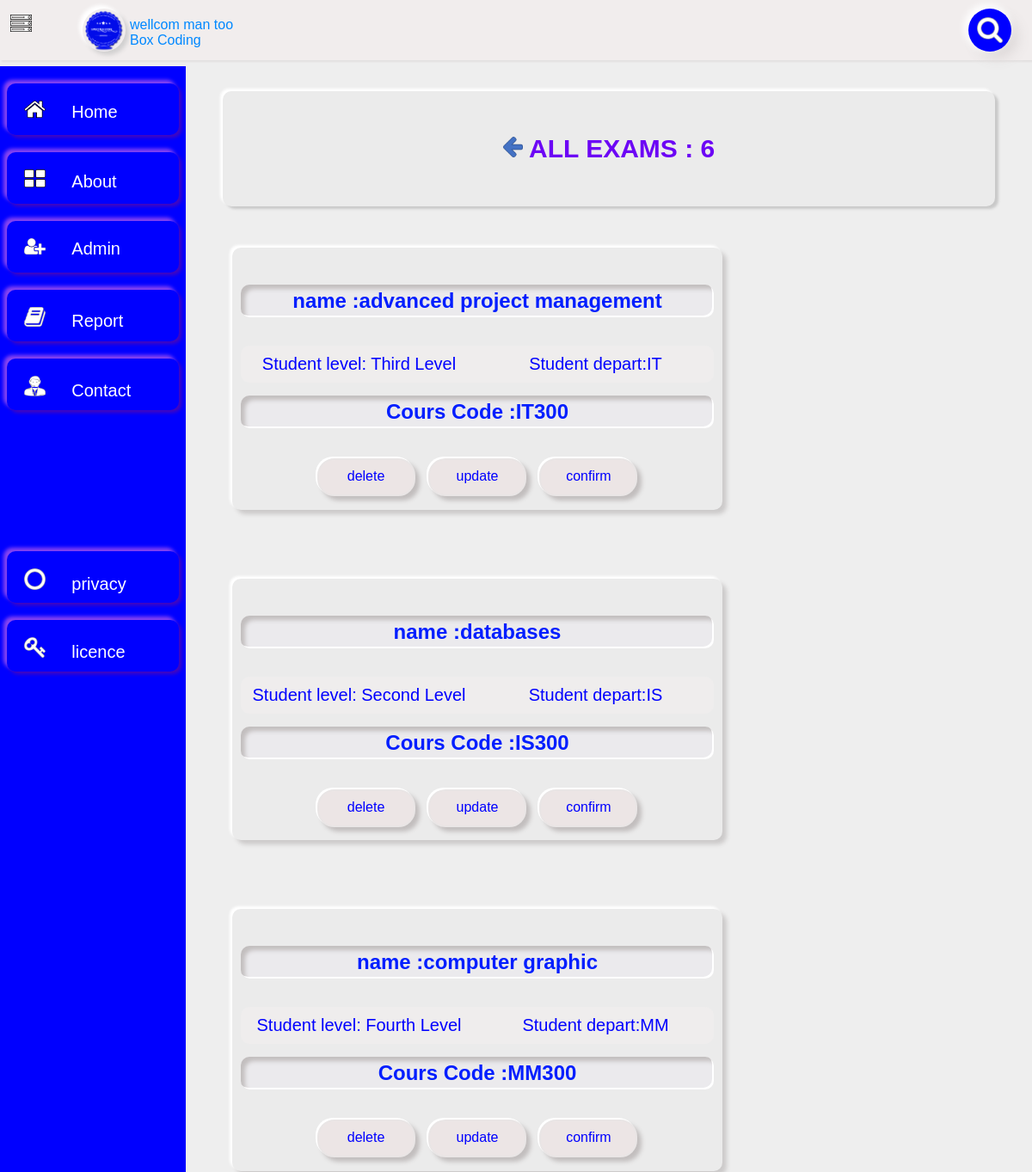
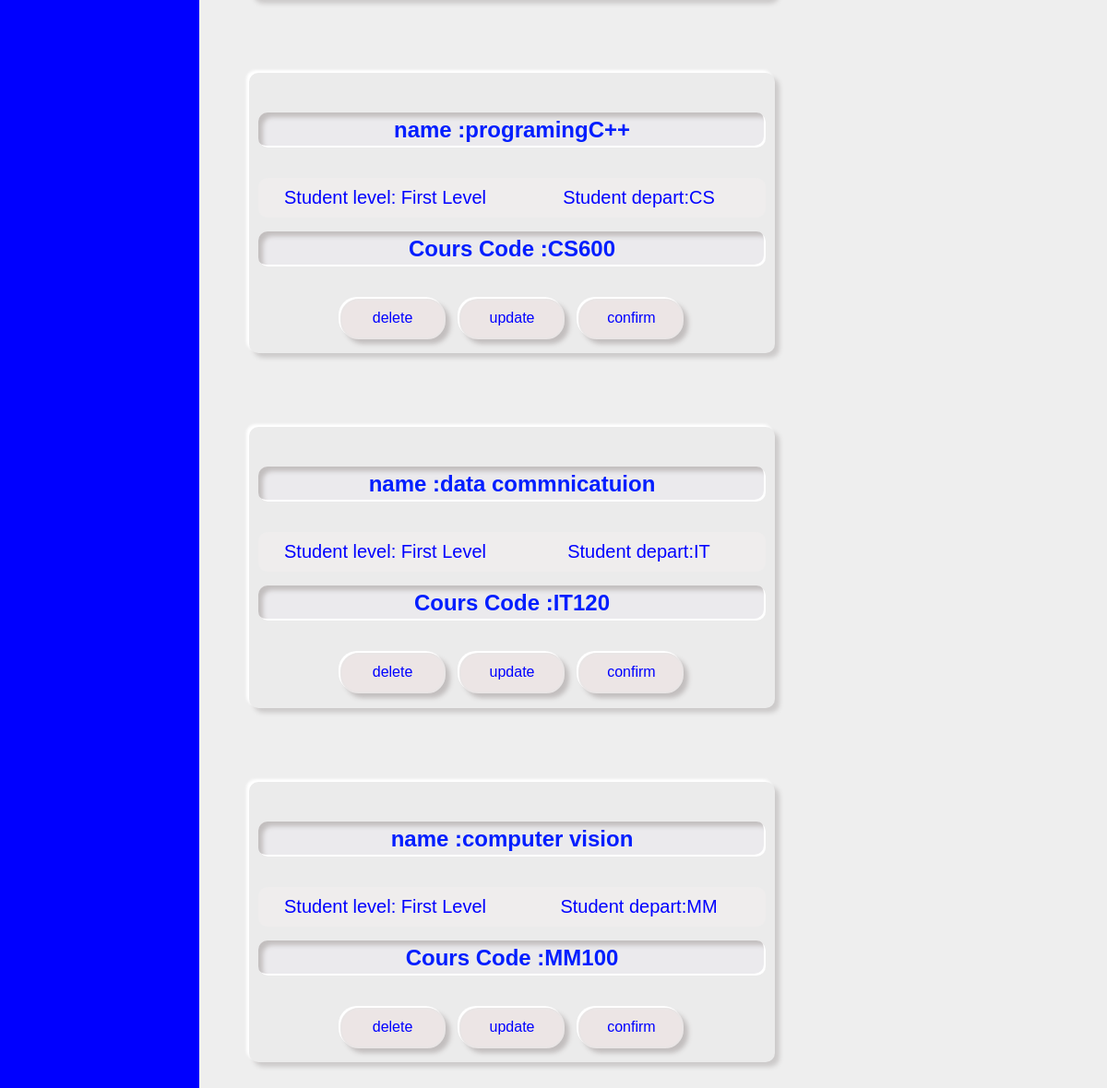
The page /exams.php on the database its author committed (2 pictures, top to bottom).
### tables this page shows
CREATE TABLE `exams` (
  `code` varchar(100) NOT NULL,
  `name` varchar(100) NOT NULL,
  `level` varchar(100) NOT NULL,
  `department` varchar(100) NOT NULL
);

### exams.php (the view, shortened to what this page needs)
<html>
<head>
</head>
<body>
    <link href="CSS/stylesh.css" rel="stylesheet" type="text/css">
    <link href="CSS/styleadmin.css" rel="stylesheet" type="text/css">
    <div id="header" class="log" style="position: fixed;z-index: 10">
        <img src="img/III.png" class="iii" style="margin-top: 15px;"/>
        <div class="grad">
            <div><img src="img/prand.png" class="card"/><p id="p1">wellcom man too<br>Box Coding</p></div>
            <div id="blue"><img src="img/search.png" id="cent" class="card1"/></div>
        </div>
    </div>
    <ul style="margin-top: 77px" >
<li><a href="index.php"><img src="IMG/Picture1.png" class="icon"/></a><a m="1" href="index.php">Home</a></li>
<li><a href="about.php"><img src="IMG/Picture2.png" class="icon"/></a><a m="1" href="about.php">About</a></li>
<li><a href="admin.php"><img src="IMG/admin.png" class="icon"/></a><a m="1" href="adminlogin.php">Admin</a></li>
<li><a href="member.php"><img src="IMG/report.png" class="icon"/></a><a m="1" href="member.php">Report</a></li>
<li><a href="contact.php"><img src="IMG/contact.png" class="icon"/></a><a m="1" href="contact.php">Contact</a></li>
<br><br><br><br><br><br><br><br>
<li><a href="#member.php"><img src="IMG/privasy.png" class="icon"/></a><a m="1" href="policy.php">privacy</a></li>
<li><a href="#contact.php"><img src="IMG/licence.png" class="icon"/></a><a m="1" href="#shopingcar.php">licence</a></li>
    </ul>
    <div id="contain">
        <center>
        <h2 style="padding:50px 0px;font-size:30px;margin-top:70px" class="h2" id="discount"> <a href="admin.php"><img src="IMG/return.png" alt="" width=23></a> ALL EXAMS : </h2>
        </center>
        <center>
        <br>
        </center>
        <div>
            <center>
            <?php
        include('config.php');
        $result=mysqli_query($con,"select * from exams");
        while($row=mysqli_fetch_array($result)){
            echo "<center>
            <main>
                <div class='fdiv'>
                         <br>
                         <h2 class='hi'>name :$row[name]</h2>
                          <br>
                            <div class='data'>
                                <p>Student level:$row[level]</p>
                                <p>Student depart:$row[department]</p>
                            </div>
                             <h2 class='hi'>Cours Code :$row[code]</h2>
                           <a href='deleteexam.php ?code=$row[code]' class='aa'>delete</a>
                           <a href='#fupdate.php ?code=$row[code]' class='aa'>update</a>
                           <a href='#session.php ?code=$row[code]' class='aa'>confirm</a>
                </div>
            </main>
            </center>";
        }
        ?>
            </center>
        </div>
        <br>
    </div>
</body>
</html>

### CSS/stylesh.css (style rules this page uses)
* { padding: 0px; margin: 0px; font-family:sans-serif; }
body { background-color: #eeeeee; color:blue; }
ul { list-style-type: none; width:18%; background:blue; height: 100%; position: fixed; z-index: 1; }
li a { color:white; text-decoration: none; padding: 15px; transition-duration: 400ms; }
li { width: 90%; text-align: left; margin: auto; margin-top: 20px; height: 40px; padding-top: 20px; font-size: 15pt; border-radius: 10px; padding-left: 5px; box-shadow:-4px -4px 4px 0px #8a45f1 , 3px 3px 4px 0px rgb(70, 7, 187); }
#header { width:100%; height: 70px; background: #f1eded; box-shadow: -4px -4px 4px 0px #ffffff, 2px 2px 2px 0px rgb(226, 223, 223); color: blue; }
.icon { width: 25px; }
.iii { width: 25px; position: absolute; left: 1%; top: 3%; }
.card { width: 50px; height: 50px; border-radius: 80%; margin-top: 10px; box-shadow: -4px -4px 4px 0px #ffffff, 4px 4px 5px 0px #d1d0d0; }
.card1 { margin-top: 5px; width: 25px; margin-left:25%; }
.grad { width: 90%; margin-left:8%; }
.grad { display: flex; justify-content: space-between; }
#blue { background-color: blue; border-radius:50%; width: 50px; height: 50px; margin-top: 10px; box-shadow: -3px -3px 8px 2px #ffffff, 8px 8px 15px 0px rgb(221, 216, 216); }
#p1 { margin-top: -40px; margin-left: 55px; color: #0088ff; }
#contain { padding-left: 20%; padding-top: 3%; padding-right: 2%; }

### CSS/styleadmin.css (style rules this page uses)
button,.a,.aa { width:auto; height: 40px; border-radius: 20px; background-color: #ece5e5; border: 2px solid #e9e5e5; color: blue; margin:1% 1%; display: inline-block; padding: 0px 20px; transition-duration:500ms; }
.h2 { box-shadow: -3px -3px 3px 0px #ffffff, 4px 3px 3px 0px rgb(201, 201, 201); width: 96%; outline: none; border: none; background-color:rgb(235, 235, 235); border-radius:10px; font-size: 20px; color: #6c04f5; }
.fdiv { width:550px; border-radius: 10px; padding: 10px; box-shadow:-3px -3px 3px 0px #ffffff, 5px 5px 5px 0px rgb(204, 202, 202); background-color: #ebebeb; }
.aa { text-align: center; padding-top: 10px; width: 70px; text-decoration: none; height: 30px; margin-top: 20px; }
.fdiv { float: left; margin-left: 30px; margin-top: 30px; margin-bottom: 50px; }
.data { background-color: #f2efef9a; display: grid; grid-template-columns:repeat(2,1fr); font-size: 20px; border-radius: 10px; }
.data p { margin:10px 0px; }
.hi { background-color: #ebeaef9a; border-radius: 10px; color: #001eff; padding: 5px 0px; box-shadow:inset -2px -2px 0px 0px #ffffff,inset 5px 5px 5px 0px rgb(194, 190, 190); margin: 15px 0px; }

### exams.php (style rules this page uses)
#cent { width:30px; margin:10px 10px; }
.aa { background-color: #ebeaef9a; color: #001eff; box-shadow:-2px -2px 0px 0px #ffffff,5px 5px 5px 0px rgb(194, 190, 190); }

### rows shown on the page
exams: name "advanced project management", level "Third Level", department "IT", code "IT300"
exams: name "databases", level "Second Level", department "IS", code "IS300"
exams: name "computer graphic", level "Fourth Level", department "MM", code "MM300"
exams: name "programingC++", level "First Level", department "CS", code "CS600"
exams: name "data commnicatuion", level "First Level", department "IT", code "IT120"
exams: name "computer vision", level "First Level", department "MM", code "MM100"
